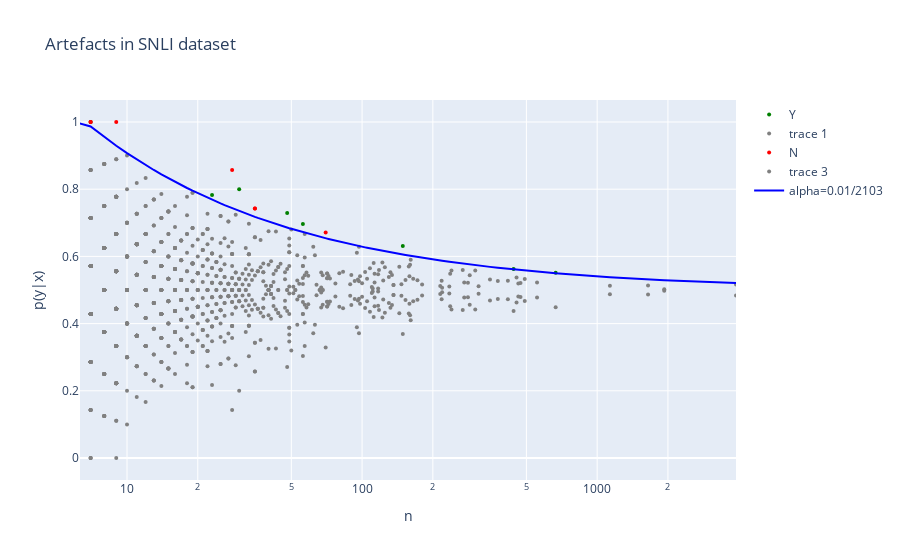

Here is the notebook cell this chart was saved with:
### Markdown cell above
# Plot Interactive Artefacts map

### Code cell
# Create an interactive scatter plot using Plotly

# Define a new figure
fig = go.Figure()

# Define a dictionary of colors for each label
colors = {'Y': 'green', 'N': 'red', 'grey': 'grey'}

# Plot the observed probabilities for each token and label
for label in labels:
    # Get the DataFrame for the current label
    data_label = token_df

    # Determine which points are above the threshold
    # This creates a Boolean Series where each element is True if the observed probability is
    # above the threshold, and False otherwise
    is_above_threshold = data_label[f'{label}_prob'] > data_label['threshold']

    # Add scatter plots for points above and below the threshold
    # Points above the threshold are colored according to the label, and
    # points below the threshold are colored grey
    for condition, color in zip([is_above_threshold, ~is_above_threshold], [colors[label], 'grey']):
        token = data_label[condition]['token']
        text = [f"Label: {label}<br>Token: {t}" for t in token]
        fig.add_trace(go.Scatter(
            x = data_label[condition]['total_count'],
            y = data_label[condition][f'{label}_prob'],
            mode = 'markers',
            name = label if color != 'grey' else None,
            marker = dict(
                color = color,
                size = 4
            ),
            text = text,
            hovertemplate = "%{text}<br>Occurrences: %{x}<br>Observed probabilities: %{y}<extra></extra>"
        ))

# Add the threshold line to the plot
fig.add_trace(go.Scatter(
    x = token_df['total_count'].sort_values(),
    y = threshold,
    mode = 'lines',
    name = f'alpha={alpha}/{num_tests}',
    line = dict(color='blue')
))

# Set the scale of the x-axis to logarithmic and limit its range
fig.update_xaxes(type='log', range=[0.8, np.log10(max(token_df['total_count']))])

# Set the labels for the x and y axes, and the title for the plot
fig.update_layout(
    xaxis_title='n',
    yaxis_title='p(y|x)',
    title='Artefacts in SNLI dataset'
)

# Display the plot
fig.show()

### Figure 1 — Plotly figure (JSON) as saved in the notebook; plotly's stock layout.template omitted (floating-point values rounded to 4 significant figures; data arrays with more than 128 entries replaced by an {"elided": "..."} marker saying what was removed)
{"data": [{"hovertemplate": "%{text}<br>Occurrences: %{x}<br>Observed probabilities: %{y}<extra></extra>", "marker": {"color": "green", "size": 4}, "mode": "markers", "name": "Y", "text": ["Label: Y<br>Token: that", "Label: Y<br>Token: can", "Label: Y<br>Token: in", "Label: Y<br>Token: fence", "Label: Y<br>Token: such", "Label: Y<br>Token: ordering", "Label: Y<br>Token: defect", "Label: Y<br>Token: yen"], "type": "scatter", "x": [441, 56, 666, 7, 149, 23, 48, 30], "y": [0.5624, 0.6964, 0.5511, 1, 0.6309, 0.7826, 0.7292, 0.8]}, {"hovertemplate": "%{text}<br>Occurrences: %{x}<br>Observed probabilities: %{y}<extra></extra>", "marker": {"color": "grey", "size": 4}, "mode": "markers", "text": {"elided": "2095 str values"}, "type": "scatter", "x": {"elided": "2095 int values"}, "y": {"elided": "2095 float values"}}, {"hovertemplate": "%{text}<br>Occurrences: %{x}<br>Observed probabilities: %{y}<extra></extra>", "marker": {"color": "red", "size": 4}, "mode": "markers", "name": "N", "text": ["Label: N<br>Token: property", "Label: N<br>Token: real", "Label: N<br>Token: do", "Label: N<br>Token: rescind", "Label: N<br>Token: branch", "Label: N<br>Token: tendered", "Label: N<br>Token: anything"], "type": "scatter", "x": [70, 35, 35, 28, 7, 9, 7], "y": [0.6714, 0.7429, 0.7429, 0.8571, 1, 1, 1]}, {"hovertemplate": "%{text}<br>Occurrences: %{x}<br>Observed probabilities: %{y}<extra></extra>", "marker": {"color": "grey", "size": 4}, "mode": "markers", "text": {"elided": "2096 str values"}, "type": "scatter", "x": {"elided": "2096 int values"}, "y": {"elided": "2096 float values"}}, {"line": {"color": "blue"}, "mode": "lines", "name": "alpha=0.01/2103", "type": "scatter", "x": {"elided": "2103 int values"}, "y": {"elided": "2103 float values"}}], "layout": {"title": {"text": "Artefacts in SNLI dataset"}, "xaxis": {"range": [0.8, 3.591], "title": {"text": "n"}, "type": "log"}, "yaxis": {"title": {"text": "p(y|x)"}}}}
